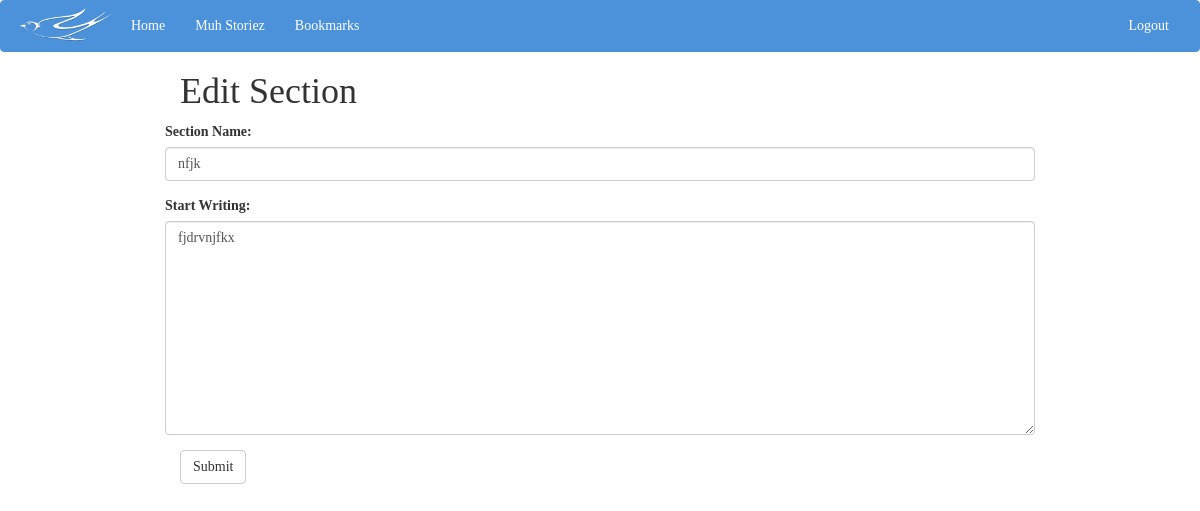
Page /edit_section/1/ (signed in) on the earlier database version.
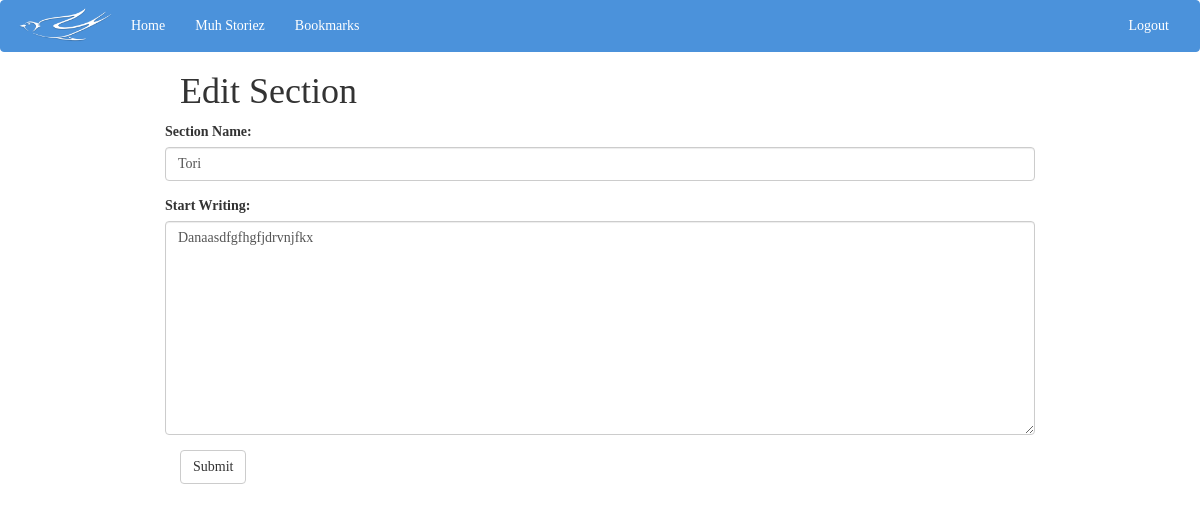
Same page on the later database version.
### SwallowTales/models.py (models this page shows)
class StorySection(models.Model):
    previousSection = models.ForeignKey("self",null = True, blank=True, related_name="children")
    author = models.ForeignKey(User)
    story = models.ForeignKey(Story)
    secName = models.CharField(max_length = 100)
    text = models.TextField()

### SwallowTales/views.py (the view)
# urls.py: url(r'^edit_section/([0-9]+)/', views.edit_section, name='edit_section'),
def edit_section(request, sectionID):
    section = (StorySection.objects.filter(pk = sectionID))
    if not request.user.is_authenticated():
        return redirect('home')
    if request.method == "POST":
        sectionName = request.POST.get('secName')
        sectionText = request.POST.get('text')
        section.update(secName = sectionName, text = sectionText)
        return redirect('muh-stories')
    return render(request, 'edit_sec.html', {'secName': section[0].secName, 'text': section[0].text})

### SwallowTales/templates/edit_sec.html (shortened to what this page needs)
{% extends "base.html" %}
{% block content %}
<div id="muh_stories">
    <h1> Edit Section </h1>
    <form class="form-horizontal" role="form" method="post">
        <div class="form-group">
            <label>Section Name:</label>
            <input type="text" name="secName" class="form-control" id="secName" value="{{ secName }}">
        </div>
        <div class="form-group">
            <label>Start Writing:</label>
            <textarea type="text" name="text" class="form-control" id="text" rows="10">{{ text }}</textarea>
        </div>
        <button type="submit" class="btn btn-default">Submit</button>
    </form>
</div>
{% endblock content %}

Differences in the rows shown:
changed StorySection: secName "nfjk" → "Tori"; text "fjdrvnjfkx" → "Danaasdfgfhgfjdrvnjfkx"
